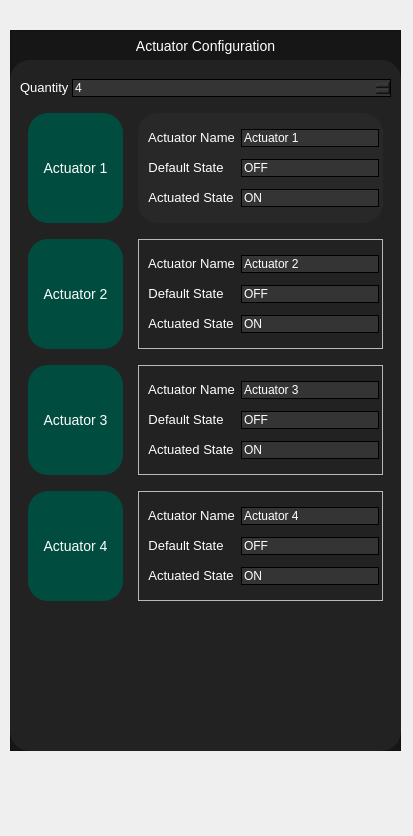
<?xml version="1.0" encoding="UTF-8"?>
<ui version="4.0">
 <class>Form</class>
 <widget class="QWidget" name="Form">
  <property name="geometry">
   <rect>
    <x>0</x>
    <y>0</y>
    <width>413</width>
    <height>836</height>
   </rect>
  </property>
  <property name="windowTitle">
   <string>Form</string>
  </property>
  <widget class="QWidget" name="config_actuator_config_widget" native="true">
   <property name="geometry">
    <rect>
     <x>10</x>
     <y>30</y>
     <width>391</width>
     <height>721</height>
    </rect>
   </property>
   <widget class="QFrame" name="config_actuator_config">
    <property name="geometry">
     <rect>
      <x>0</x>
      <y>0</y>
      <width>391</width>
      <height>721</height>
     </rect>
    </property>
    <property name="styleSheet">
     <string notr="true">QFrame#config_actuator_config{
background-color:	rgba(22,22,22,255);
}</string>
    </property>
    <property name="frameShape">
     <enum>QFrame::StyledPanel</enum>
    </property>
    <property name="frameShadow">
     <enum>QFrame::Raised</enum>
    </property>
    <widget class="QLabel" name="config_label_actuator_config">
     <property name="geometry">
      <rect>
       <x>100</x>
       <y>0</y>
       <width>191</width>
       <height>31</height>
      </rect>
     </property>
     <property name="styleSheet">
      <string notr="true">color:White;
font-size: 14px;</string>
     </property>
     <property name="text">
      <string>Actuator Configuration</string>
     </property>
     <property name="alignment">
      <set>Qt::AlignCenter</set>
     </property>
    </widget>
    <widget class="QFrame" name="config_frame_actuator_config">
     <property name="geometry">
      <rect>
       <x>0</x>
       <y>30</y>
       <width>391</width>
       <height>691</height>
      </rect>
     </property>
     <property name="styleSheet">
      <string notr="true">QFrame#config_frame_actuator_config {
background-color: rgba(34,34,34,255);
border-radius: 20px;
}

QLineEdit{
background-color: rgba(52,52,52,255);
border: 1px solid black;
color: white;
}

QLabel{
color: White;
font-size: 13px;
}

QSpinBox{
background-color: rgba(52,52,52,255);
border: 1px solid black;
color: white;
}
QSpinBox:hover{
background-color: rgba(52,52,52,200);
}</string>
     </property>
     <property name="frameShape">
      <enum>QFrame::StyledPanel</enum>
     </property>
     <property name="frameShadow">
      <enum>QFrame::Raised</enum>
     </property>
     <widget class="QWidget" name="verticalLayoutWidget">
      <property name="geometry">
       <rect>
        <x>10</x>
        <y>10</y>
        <width>371</width>
        <height>541</height>
       </rect>
      </property>
      <layout class="QVBoxLayout" name="verticalLayout_3">
       <property name="spacing">
        <number>7</number>
       </property>
       <item>
        <layout class="QHBoxLayout" name="horizontalLayout">
         <property name="spacing">
          <number>0</number>
         </property>
         <item>
          <widget class="QLabel" name="config_label_actuator_quantity">
           <property name="sizePolicy">
            <sizepolicy hsizetype="Fixed" vsizetype="Fixed">
             <horstretch>0</horstretch>
             <verstretch>0</verstretch>
            </sizepolicy>
           </property>
           <property name="text">
            <string>Quantity </string>
           </property>
           <property name="alignment">
            <set>Qt::AlignCenter</set>
           </property>
           <property name="buddy">
            <cstring>config_label_actuator_quantity</cstring>
           </property>
          </widget>
         </item>
         <item>
          <widget class="QSpinBox" name="config_spinbox_actuator_quantity">
           <property name="readOnly">
            <bool>false</bool>
           </property>
           <property name="minimum">
            <number>4</number>
           </property>
          </widget>
         </item>
        </layout>
       </item>
       <item>
        <layout class="QHBoxLayout" name="horizontalLayout_2">
         <item>
          <widget class="QLabel" name="config_label_actuator_1">
           <property name="minimumSize">
            <size>
             <width>95</width>
             <height>110</height>
            </size>
           </property>
           <property name="maximumSize">
            <size>
             <width>95</width>
             <height>110</height>
            </size>
           </property>
           <property name="styleSheet">
            <string notr="true">background-color: rgba(0,77,63,255);
border-radius: 20px;
font-size: 14px;</string>
           </property>
           <property name="text">
            <string>Actuator 1</string>
           </property>
           <property name="alignment">
            <set>Qt::AlignCenter</set>
           </property>
          </widget>
         </item>
         <item>
          <widget class="QFrame" name="config_frame_actuator_1">
           <property name="minimumSize">
            <size>
             <width>200</width>
             <height>110</height>
            </size>
           </property>
           <property name="maximumSize">
            <size>
             <width>245</width>
             <height>110</height>
            </size>
           </property>
           <property name="styleSheet">
            <string notr="true">QFrame#config_frame_actuator_1{
background-color: rgba(40,40,40,255);
border-radius: 20px;
}
</string>
           </property>
           <property name="frameShape">
            <enum>QFrame::StyledPanel</enum>
           </property>
           <property name="frameShadow">
            <enum>QFrame::Raised</enum>
           </property>
           <widget class="QWidget" name="gridLayoutWidget_5">
            <property name="geometry">
             <rect>
              <x>10</x>
              <y>10</y>
              <width>231</width>
              <height>92</height>
             </rect>
            </property>
            <layout class="QGridLayout" name="gridLayout_5">
             <item row="0" column="0">
              <widget class="QLabel" name="config_label_actuator_name_1">
               <property name="sizePolicy">
                <sizepolicy hsizetype="Fixed" vsizetype="Fixed">
                 <horstretch>0</horstretch>
                 <verstretch>0</verstretch>
                </sizepolicy>
               </property>
               <property name="text">
                <string>Actuator Name</string>
               </property>
               <property name="alignment">
                <set>Qt::AlignCenter</set>
               </property>
               <property name="buddy">
                <cstring>config_label_actuator_quantity</cstring>
               </property>
              </widget>
             </item>
             <item row="1" column="0">
              <widget class="QLabel" name="config_label_actuator_default_state_1">
               <property name="sizePolicy">
                <sizepolicy hsizetype="Fixed" vsizetype="Fixed">
                 <horstretch>0</horstretch>
                 <verstretch>0</verstretch>
                </sizepolicy>
               </property>
               <property name="text">
                <string>Default State</string>
               </property>
               <property name="alignment">
                <set>Qt::AlignCenter</set>
               </property>
               <property name="buddy">
                <cstring>config_label_actuator_quantity</cstring>
               </property>
              </widget>
             </item>
             <item row="0" column="1">
              <widget class="QLineEdit" name="cpanel_ledit_actuator_name_1">
               <property name="sizePolicy">
                <sizepolicy hsizetype="Expanding" vsizetype="Fixed">
                 <horstretch>0</horstretch>
                 <verstretch>0</verstretch>
                </sizepolicy>
               </property>
               <property name="styleSheet">
                <string notr="true"/>
               </property>
               <property name="text">
                <string>Actuator 1</string>
               </property>
               <property name="readOnly">
                <bool>true</bool>
               </property>
              </widget>
             </item>
             <item row="1" column="1">
              <widget class="QLineEdit" name="cpanel_ledit_actuator_default_state_1">
               <property name="sizePolicy">
                <sizepolicy hsizetype="Expanding" vsizetype="Fixed">
                 <horstretch>0</horstretch>
                 <verstretch>0</verstretch>
                </sizepolicy>
               </property>
               <property name="styleSheet">
                <string notr="true"/>
               </property>
               <property name="text">
                <string>OFF</string>
               </property>
               <property name="readOnly">
                <bool>true</bool>
               </property>
              </widget>
             </item>
             <item row="2" column="0">
              <widget class="QLabel" name="config_label_actuator_actuated_state_1">
               <property name="sizePolicy">
                <sizepolicy hsizetype="Fixed" vsizetype="Fixed">
                 <horstretch>0</horstretch>
                 <verstretch>0</verstretch>
                </sizepolicy>
               </property>
               <property name="text">
                <string>Actuated State</string>
               </property>
               <property name="alignment">
                <set>Qt::AlignCenter</set>
               </property>
               <property name="buddy">
                <cstring>config_label_actuator_quantity</cstring>
               </property>
              </widget>
             </item>
             <item row="2" column="1">
              <widget class="QLineEdit" name="cpanel_ledit_actuator_actuated_state_1">
               <property name="sizePolicy">
                <sizepolicy hsizetype="Expanding" vsizetype="Fixed">
                 <horstretch>0</horstretch>
                 <verstretch>0</verstretch>
                </sizepolicy>
               </property>
               <property name="styleSheet">
                <string notr="true"/>
               </property>
               <property name="text">
                <string>ON</string>
               </property>
               <property name="readOnly">
                <bool>true</bool>
               </property>
              </widget>
             </item>
            </layout>
           </widget>
          </widget>
         </item>
        </layout>
       </item>
       <item>
        <layout class="QHBoxLayout" name="horizontalLayout_3">
         <item>
          <widget class="QLabel" name="config_label_actuator_2">
           <property name="minimumSize">
            <size>
             <width>95</width>
             <height>110</height>
            </size>
           </property>
           <property name="maximumSize">
            <size>
             <width>95</width>
             <height>110</height>
            </size>
           </property>
           <property name="styleSheet">
            <string notr="true">background-color: rgba(0,77,63,255);
border-radius: 20px;
font-size: 14px;</string>
           </property>
           <property name="text">
            <string>Actuator 2</string>
           </property>
           <property name="alignment">
            <set>Qt::AlignCenter</set>
           </property>
          </widget>
         </item>
         <item>
          <widget class="QFrame" name="config_frame_actuator_2">
           <property name="minimumSize">
            <size>
             <width>200</width>
             <height>110</height>
            </size>
           </property>
           <property name="maximumSize">
            <size>
             <width>245</width>
             <height>110</height>
            </size>
           </property>
           <property name="styleSheet">
            <string notr="true">QFrame#config_frame_actuator_1{
background-color: rgba(40,40,40,255);
border-radius: 20px;
}
</string>
           </property>
           <property name="frameShape">
            <enum>QFrame::StyledPanel</enum>
           </property>
           <property name="frameShadow">
            <enum>QFrame::Raised</enum>
           </property>
           <widget class="QWidget" name="gridLayoutWidget_6">
            <property name="geometry">
             <rect>
              <x>10</x>
              <y>10</y>
              <width>231</width>
              <height>92</height>
             </rect>
            </property>
            <layout class="QGridLayout" name="gridLayout_6">
             <item row="0" column="0">
              <widget class="QLabel" name="config_label_actuator_name_2">
               <property name="sizePolicy">
                <sizepolicy hsizetype="Fixed" vsizetype="Fixed">
                 <horstretch>0</horstretch>
                 <verstretch>0</verstretch>
                </sizepolicy>
               </property>
               <property name="text">
                <string>Actuator Name</string>
               </property>
               <property name="alignment">
                <set>Qt::AlignCenter</set>
               </property>
               <property name="buddy">
                <cstring>config_label_actuator_quantity</cstring>
               </property>
              </widget>
             </item>
             <item row="1" column="0">
              <widget class="QLabel" name="config_label_actuator_default_state_2">
               <property name="sizePolicy">
                <sizepolicy hsizetype="Fixed" vsizetype="Fixed">
                 <horstretch>0</horstretch>
                 <verstretch>0</verstretch>
                </sizepolicy>
               </property>
               <property name="text">
                <string>Default State</string>
               </property>
               <property name="alignment">
                <set>Qt::AlignCenter</set>
               </property>
               <property name="buddy">
                <cstring>config_label_actuator_quantity</cstring>
               </property>
              </widget>
             </item>
             <item row="0" column="1">
              <widget class="QLineEdit" name="cpanel_ledit_actuator_name_2">
               <property name="sizePolicy">
                <sizepolicy hsizetype="Expanding" vsizetype="Fixed">
                 <horstretch>0</horstretch>
                 <verstretch>0</verstretch>
                </sizepolicy>
               </property>
               <property name="styleSheet">
                <string notr="true"/>
               </property>
               <property name="text">
                <string>Actuator 2</string>
               </property>
               <property name="readOnly">
                <bool>true</bool>
               </property>
              </widget>
             </item>
             <item row="1" column="1">
              <widget class="QLineEdit" name="cpanel_ledit_actuator_default_state_2">
               <property name="sizePolicy">
                <sizepolicy hsizetype="Expanding" vsizetype="Fixed">
                 <horstretch>0</horstretch>
                 <verstretch>0</verstretch>
                </sizepolicy>
               </property>
               <property name="styleSheet">
                <string notr="true"/>
               </property>
               <property name="text">
                <string>OFF</string>
               </property>
               <property name="readOnly">
                <bool>true</bool>
               </property>
              </widget>
             </item>
             <item row="2" column="0">
              <widget class="QLabel" name="config_label_actuator_actuated_state_2">
               <property name="sizePolicy">
                <sizepolicy hsizetype="Fixed" vsizetype="Fixed">
                 <horstretch>0</horstretch>
                 <verstretch>0</verstretch>
                </sizepolicy>
               </property>
               <property name="text">
                <string>Actuated State</string>
               </property>
               <property name="alignment">
                <set>Qt::AlignCenter</set>
               </property>
               <property name="buddy">
                <cstring>config_label_actuator_quantity</cstring>
               </property>
              </widget>
             </item>
             <item row="2" column="1">
              <widget class="QLineEdit" name="cpanel_ledit_actuator_actuated_state_2">
               <property name="sizePolicy">
                <sizepolicy hsizetype="Expanding" vsizetype="Fixed">
                 <horstretch>0</horstretch>
                 <verstretch>0</verstretch>
                </sizepolicy>
               </property>
               <property name="styleSheet">
                <string notr="true"/>
               </property>
               <property name="text">
                <string>ON</string>
               </property>
               <property name="readOnly">
                <bool>true</bool>
               </property>
              </widget>
             </item>
            </layout>
           </widget>
          </widget>
         </item>
        </layout>
       </item>
       <item>
        <layout class="QHBoxLayout" name="horizontalLayout_4">
         <item>
          <widget class="QLabel" name="config_label_actuator_3">
           <property name="minimumSize">
            <size>
             <width>95</width>
             <height>110</height>
            </size>
           </property>
           <property name="maximumSize">
            <size>
             <width>95</width>
             <height>110</height>
            </size>
           </property>
           <property name="styleSheet">
            <string notr="true">background-color: rgba(0,77,63,255);
border-radius: 20px;
font-size: 14px;</string>
           </property>
           <property name="text">
            <string>Actuator 3</string>
           </property>
           <property name="alignment">
            <set>Qt::AlignCenter</set>
           </property>
          </widget>
         </item>
         <item>
          <widget class="QFrame" name="config_frame_actuator_3">
           <property name="minimumSize">
            <size>
             <width>200</width>
             <height>110</height>
            </size>
           </property>
           <property name="maximumSize">
            <size>
             <width>245</width>
             <height>110</height>
            </size>
           </property>
           <property name="styleSheet">
            <string notr="true">QFrame#config_frame_actuator_1{
background-color: rgba(40,40,40,255);
border-radius: 20px;
}
</string>
           </property>
           <property name="frameShape">
            <enum>QFrame::StyledPanel</enum>
           </property>
           <property name="frameShadow">
            <enum>QFrame::Raised</enum>
           </property>
           <widget class="QWidget" name="gridLayoutWidget_7">
            <property name="geometry">
             <rect>
              <x>10</x>
              <y>10</y>
              <width>231</width>
              <height>92</height>
             </rect>
            </property>
            <layout class="QGridLayout" name="gridLayout_7">
             <item row="0" column="0">
              <widget class="QLabel" name="config_label_actuator_name_3">
               <property name="sizePolicy">
                <sizepolicy hsizetype="Fixed" vsizetype="Fixed">
                 <horstretch>0</horstretch>
                 <verstretch>0</verstretch>
                </sizepolicy>
               </property>
               <property name="text">
                <string>Actuator Name</string>
               </property>
               <property name="alignment">
                <set>Qt::AlignCenter</set>
               </property>
               <property name="buddy">
                <cstring>config_label_actuator_quantity</cstring>
               </property>
              </widget>
             </item>
             <item row="1" column="0">
              <widget class="QLabel" name="config_label_actuator_default_state_3">
               <property name="sizePolicy">
                <sizepolicy hsizetype="Fixed" vsizetype="Fixed">
                 <horstretch>0</horstretch>
                 <verstretch>0</verstretch>
                </sizepolicy>
               </property>
               <property name="text">
                <string>Default State</string>
               </property>
               <property name="alignment">
                <set>Qt::AlignCenter</set>
               </property>
               <property name="buddy">
                <cstring>config_label_actuator_quantity</cstring>
               </property>
              </widget>
             </item>
             <item row="0" column="1">
              <widget class="QLineEdit" name="cpanel_ledit_actuator_name_3">
               <property name="sizePolicy">
                <sizepolicy hsizetype="Expanding" vsizetype="Fixed">
                 <horstretch>0</horstretch>
                 <verstretch>0</verstretch>
                </sizepolicy>
               </property>
               <property name="styleSheet">
                <string notr="true"/>
               </property>
               <property name="text">
                <string>Actuator 3</string>
               </property>
               <property name="readOnly">
                <bool>true</bool>
               </property>
              </widget>
             </item>
             <item row="1" column="1">
              <widget class="QLineEdit" name="cpanel_ledit_actuator_default_state_3">
               <property name="sizePolicy">
                <sizepolicy hsizetype="Expanding" vsizetype="Fixed">
                 <horstretch>0</horstretch>
                 <verstretch>0</verstretch>
                </sizepolicy>
               </property>
               <property name="styleSheet">
                <string notr="true"/>
               </property>
               <property name="text">
                <string>OFF</string>
               </property>
               <property name="readOnly">
                <bool>true</bool>
               </property>
              </widget>
             </item>
             <item row="2" column="0">
              <widget class="QLabel" name="config_label_actuator_actuated_state_3">
               <property name="sizePolicy">
                <sizepolicy hsizetype="Fixed" vsizetype="Fixed">
                 <horstretch>0</horstretch>
                 <verstretch>0</verstretch>
                </sizepolicy>
               </property>
               <property name="text">
                <string>Actuated State</string>
               </property>
               <property name="alignment">
                <set>Qt::AlignCenter</set>
               </property>
               <property name="buddy">
                <cstring>config_label_actuator_quantity</cstring>
               </property>
              </widget>
             </item>
             <item row="2" column="1">
              <widget class="QLineEdit" name="cpanel_ledit_actuator_actuated_state_3">
               <property name="sizePolicy">
                <sizepolicy hsizetype="Expanding" vsizetype="Fixed">
                 <horstretch>0</horstretch>
                 <verstretch>0</verstretch>
                </sizepolicy>
               </property>
               <property name="styleSheet">
                <string notr="true"/>
               </property>
               <property name="text">
                <string>ON</string>
               </property>
               <property name="readOnly">
                <bool>true</bool>
               </property>
              </widget>
             </item>
            </layout>
           </widget>
          </widget>
         </item>
        </layout>
       </item>
       <item>
        <layout class="QHBoxLayout" name="horizontalLayout_5">
         <item>
          <widget class="QLabel" name="config_label_actuator_4">
           <property name="minimumSize">
            <size>
             <width>95</width>
             <height>110</height>
            </size>
           </property>
           <property name="maximumSize">
            <size>
             <width>95</width>
             <height>110</height>
            </size>
           </property>
           <property name="styleSheet">
            <string notr="true">background-color: rgba(0,77,63,255);
border-radius: 20px;
font-size: 14px;</string>
           </property>
           <property name="text">
            <string>Actuator 4</string>
           </property>
           <property name="alignment">
            <set>Qt::AlignCenter</set>
           </property>
          </widget>
         </item>
         <item>
          <widget class="QFrame" name="config_frame_actuator_4">
           <property name="minimumSize">
            <size>
             <width>200</width>
             <height>110</height>
            </size>
           </property>
           <property name="maximumSize">
            <size>
             <width>245</width>
             <height>110</height>
            </size>
           </property>
           <property name="styleSheet">
            <string notr="true">QFrame#config_frame_actuator_1{
background-color: rgba(40,40,40,255);
border-radius: 20px;
}
</string>
           </property>
           <property name="frameShape">
            <enum>QFrame::StyledPanel</enum>
           </property>
           <property name="frameShadow">
            <enum>QFrame::Raised</enum>
           </property>
           <widget class="QWidget" name="gridLayoutWidget_8">
            <property name="geometry">
             <rect>
              <x>10</x>
              <y>10</y>
              <width>231</width>
              <height>92</height>
             </rect>
            </property>
            <layout class="QGridLayout" name="gridLayout_8">
             <item row="0" column="0">
              <widget class="QLabel" name="config_label_actuator_name_4">
               <property name="sizePolicy">
                <sizepolicy hsizetype="Fixed" vsizetype="Fixed">
                 <horstretch>0</horstretch>
                 <verstretch>0</verstretch>
                </sizepolicy>
               </property>
               <property name="text">
                <string>Actuator Name</string>
               </property>
               <property name="alignment">
                <set>Qt::AlignCenter</set>
               </property>
               <property name="buddy">
                <cstring>config_label_actuator_quantity</cstring>
               </property>
              </widget>
             </item>
             <item row="1" column="0">
              <widget class="QLabel" name="config_label_actuator_default_state_4">
               <property name="sizePolicy">
                <sizepolicy hsizetype="Fixed" vsizetype="Fixed">
                 <horstretch>0</horstretch>
                 <verstretch>0</verstretch>
                </sizepolicy>
               </property>
               <property name="text">
                <string>Default State</string>
               </property>
               <property name="alignment">
                <set>Qt::AlignCenter</set>
               </property>
               <property name="buddy">
                <cstring>config_label_actuator_quantity</cstring>
               </property>
              </widget>
             </item>
             <item row="0" column="1">
              <widget class="QLineEdit" name="cpanel_ledit_actuator_name_4">
               <property name="sizePolicy">
                <sizepolicy hsizetype="Expanding" vsizetype="Fixed">
                 <horstretch>0</horstretch>
                 <verstretch>0</verstretch>
                </sizepolicy>
               </property>
               <property name="styleSheet">
                <string notr="true"/>
               </property>
               <property name="text">
                <string>Actuator 4</string>
               </property>
               <property name="readOnly">
                <bool>true</bool>
               </property>
              </widget>
             </item>
             <item row="1" column="1">
              <widget class="QLineEdit" name="cpanel_ledit_actuator_default_state_4">
               <property name="sizePolicy">
                <sizepolicy hsizetype="Expanding" vsizetype="Fixed">
                 <horstretch>0</horstretch>
                 <verstretch>0</verstretch>
                </sizepolicy>
               </property>
               <property name="styleSheet">
                <string notr="true"/>
               </property>
               <property name="text">
                <string>OFF</string>
               </property>
               <property name="readOnly">
                <bool>true</bool>
               </property>
              </widget>
             </item>
             <item row="2" column="0">
              <widget class="QLabel" name="config_label_actuator_actuated_state_4">
               <property name="sizePolicy">
                <sizepolicy hsizetype="Fixed" vsizetype="Fixed">
                 <horstretch>0</horstretch>
                 <verstretch>0</verstretch>
                </sizepolicy>
               </property>
               <property name="text">
                <string>Actuated State</string>
               </property>
               <property name="alignment">
                <set>Qt::AlignCenter</set>
               </property>
               <property name="buddy">
                <cstring>config_label_actuator_quantity</cstring>
               </property>
              </widget>
             </item>
             <item row="2" column="1">
              <widget class="QLineEdit" name="cpanel_ledit_actuator_actuated_state_4">
               <property name="sizePolicy">
                <sizepolicy hsizetype="Expanding" vsizetype="Fixed">
                 <horstretch>0</horstretch>
                 <verstretch>0</verstretch>
                </sizepolicy>
               </property>
               <property name="styleSheet">
                <string notr="true"/>
               </property>
               <property name="text">
                <string>ON</string>
               </property>
               <property name="readOnly">
                <bool>true</bool>
               </property>
              </widget>
             </item>
            </layout>
           </widget>
          </widget>
         </item>
        </layout>
       </item>
      </layout>
     </widget>
    </widget>
   </widget>
  </widget>
 </widget>
 <resources/>
 <connections/>
</ui>
